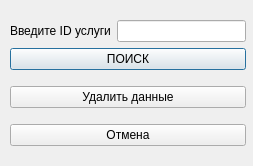
<?xml version="1.0" encoding="UTF-8"?>
<ui version="4.0">
 <class>YslygiDelete</class>
 <widget class="QDialog" name="YslygiDelete">
  <property name="geometry">
   <rect>
    <x>0</x>
    <y>0</y>
    <width>253</width>
    <height>166</height>
   </rect>
  </property>
  <property name="windowTitle">
   <string>Dialog</string>
  </property>
  <widget class="QWidget" name="layoutWidget">
   <property name="geometry">
    <rect>
     <x>10</x>
     <y>10</y>
     <width>236</width>
     <height>149</height>
    </rect>
   </property>
   <layout class="QVBoxLayout" name="verticalLayout_2">
    <item>
     <layout class="QVBoxLayout" name="verticalLayout">
      <item>
       <layout class="QHBoxLayout" name="horizontalLayout">
        <item>
         <widget class="QLabel" name="label_2">
          <property name="text">
           <string>Введите ID услуги</string>
          </property>
         </widget>
        </item>
        <item>
         <widget class="QLineEdit" name="lineEditID"/>
        </item>
       </layout>
      </item>
      <item>
       <widget class="QPushButton" name="pushButtonSearch">
        <property name="text">
         <string>ПОИСК</string>
        </property>
       </widget>
      </item>
     </layout>
    </item>
    <item>
     <widget class="QPushButton" name="pushButtonDELETE">
      <property name="text">
       <string>Удалить данные</string>
      </property>
     </widget>
    </item>
    <item>
     <widget class="QPushButton" name="pushButtonBack">
      <property name="text">
       <string>Отмена</string>
      </property>
     </widget>
    </item>
   </layout>
  </widget>
 </widget>
 <resources/>
 <connections/>
</ui>
